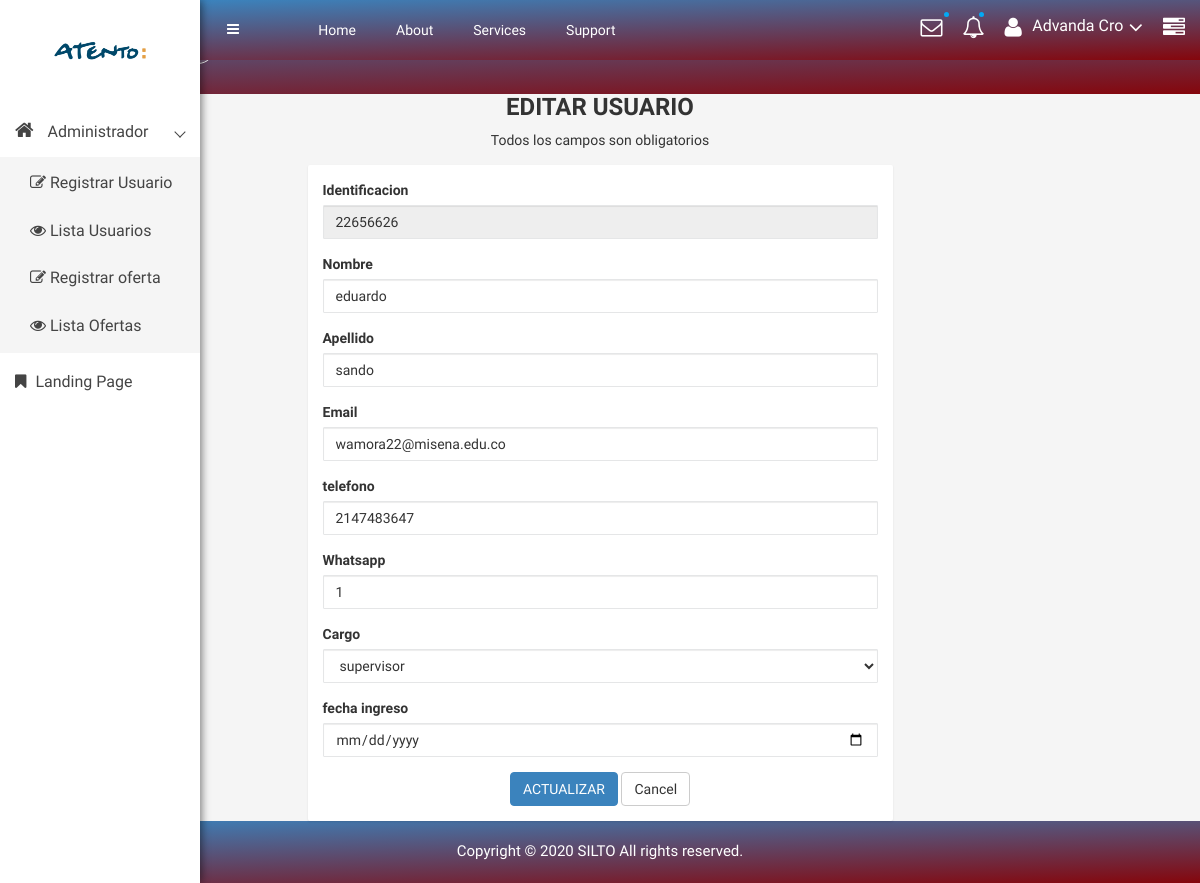
The page /views/admin/editarUsuario.php?id_user=22656626 (signed in) on the database its author committed.
### tables this page shows
CREATE TABLE `usuario` (
  `identificacion` bigint(20) NOT NULL COMMENT 'Identificacion de user',
  `nombre` text NOT NULL COMMENT 'Nombre de user',
  `apellido` text NOT NULL COMMENT 'Apellido  de user',
  `email` varchar(50) NOT NULL COMMENT 'Email de user',
  `telefono` varchar(20) NOT NULL COMMENT 'Numero de celular',
  `whatsapp` tinyint(1) NOT NULL COMMENT 'Whatsapp',
  `cargo` text NOT NULL COMMENT 'Rol de user',
  `estado` text NOT NULL COMMENT 'Estado del User',
  `fecha_ingreso` datetime NOT NULL DEFAULT current_timestamp() COMMENT 'Fecha de ingreso user',
  `foto` varchar(300) NOT NULL,
  `pass` varchar(255) NOT NULL COMMENT 'password'
);

### model/consulta.php (called while the page is built, shortened)
<?php
class Consulta{
    public function cargarUsuario($doc){
        $farray = null;
        $modelo = new Conexion();
        $conexion = $modelo->get_conexion();
        $sql = "SELECT * FROM usuario WHERE identificacion = :identificacion ";
        $select = $conexion->prepare($sql);
        $select->bindParam(":identificacion", $doc);
        $select->execute();
        while($result = $select->fetch()){
            $farray[] = $result;
        }
        return $farray;
    }
}
?>

### controller/admin/cargarUsuario.php (the view, shortened to what this page needs)
<?php
    function cargarUsuarioEditar(){
        if(isset($_GET['id_user'])){
            $consulta = new Consulta();
            $id_user = $_GET['id_user'];
            $result = $consulta->cargarUsuario($id_user);
            foreach($result as $farray){
                echo '
                <form action="../../controller/admin/modificarUsuario.php" id="loginForm" method="POST">
                <div class="row">
                    <div class="form-group col-lg-12">
                        <label>Identificacion</label>
                        <input type="number" readonly name="identificacion" value="'.$farray['identificacion'].'" class="form-control" required>
                    </div>
                    <div class="form-group col-lg-12">
                        <label>Nombre</label>
                        <input type="text" name="nombre" value="'.$farray['nombre'].'" class="form-control" required>
                    </div>
                    <div class="form-group col-lg-12">
                        <label>Apellido</label>
                        <input type="text" name="apellido" value="'.$farray['apellido'].'" class="form-control" required>
                    </div>
                    <div class="form-group col-lg-12">
                        <label>Email</label>
                        <input type="email" name="email" value="'.$farray['email'].'" class="form-control" required>
                    </div>
                    <div class="form-group col-lg-12">
                        <label>telefono</label>
                        <input type="number" name="telefono" value="'.$farray['telefono'].'" class="form-control" required>
                    </div>
                    <div class="form-group col-lg-12">
                        <label>Whatsapp</label>
                        <input type="number" name="whatsapp" value="'.$farray['whatsapp'].'" class="form-control" required>
                    </div>
                    <div class="form-group col-lg-12">
                        <label>Cargo</label>
                    <select class="form-control select2" name="cargo" required>
                        <option value="'.$farray['cargo'].'">'.$farray['cargo'].'</option>
                    </select>
                    </div>
                    <div class="form-group col-lg-12">
                        <label>fecha ingreso</label>
                        <input type="date" name="fecha_ingreso" value="'.$farray['fecha_ingreso'].'" class="form-control" required>
                    </div>
                </div>
                <div class="text-center">
                    <button class="btn btn-success loginbtn">ACTUALIZAR</button>
                    <button class="btn btn-default">Cancel</button>
                </div>
                </form>
                ';
            }
        }
    }
?>

### css/main.css (style rules this page uses)
html { color: #222; font-size: 1em; line-height: 1.4; }

### css/style.css (style rules this page uses)
html, body { height: 100%; font-family: 'Play', sans-serif;font-weight:400;background:#f5f5f5; }
.form-control { background-color: #FFFFFF; background-image: none; border: 1px solid #e5e6e7; border-radius: 1px; color: inherit; display: block; padding: 6px 12px; transition: border-color 0.15s ease-in-out 0s, box-shadow 0.15s ease-in-out 0s; width: 100%; }
.btn-success.loginbtn { background-color: #3b83bd ; border-color: #3b83bd ; }

### rows shown on the page
usuario: identificacion "22656626", nombre "eduardo", apellido "sando", email "wamora22@misena.edu.co", telefono "2147483647", whatsapp "1", cargo "supervisor"
